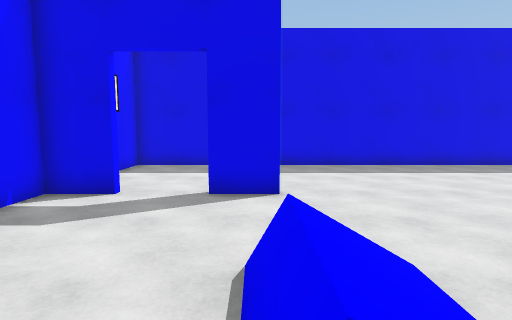
[1] (above)

13 first-person views from a walk through a 3-D level made in the Unity game engine. The camera is 1.4 m above the floor, tilts 6° down and sees 80° across. Doors are open. The floor is counted in squares, 1 m on a side. Each view is taken from the middle of a square. On the plan, view 1 faces up. The plan holds only what a view shows up to about 14 squares ahead; the rest is blank. The player is left out.

[2]
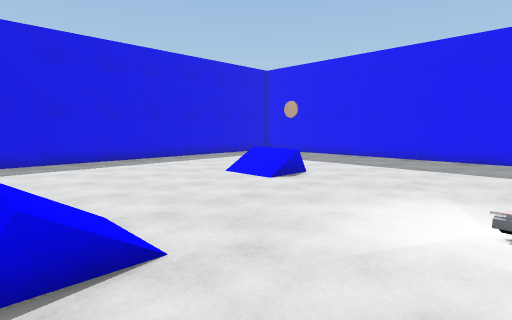

[3]
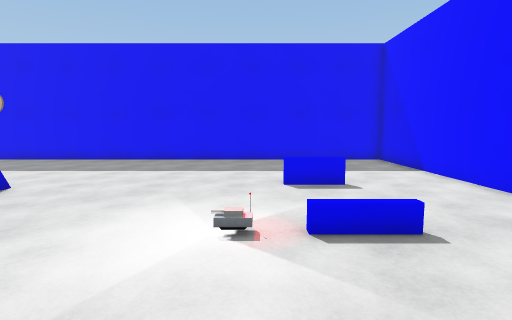

[4]
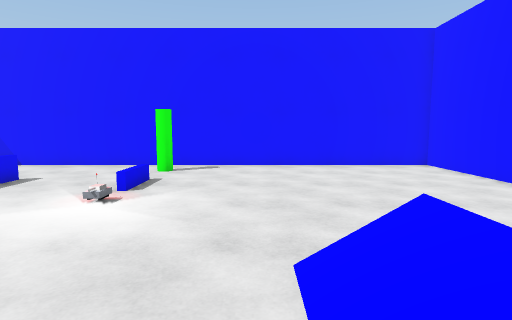

[5]
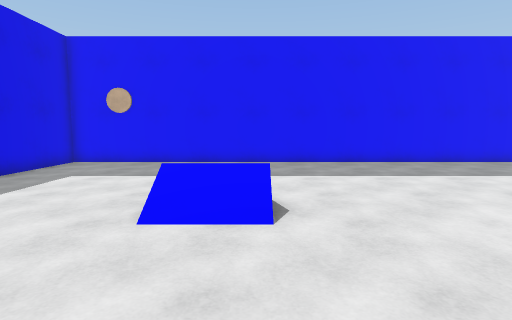

[6]
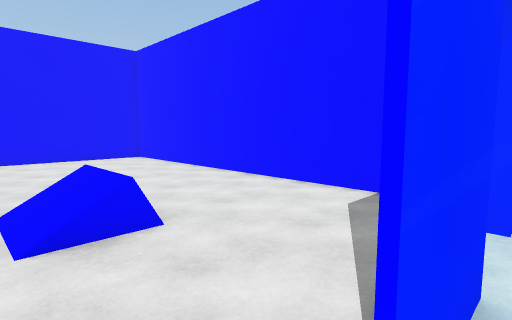

[7]
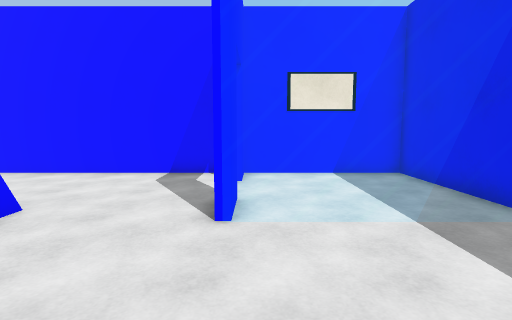

[8]
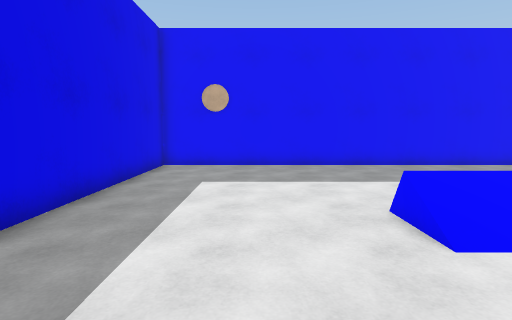

[9]
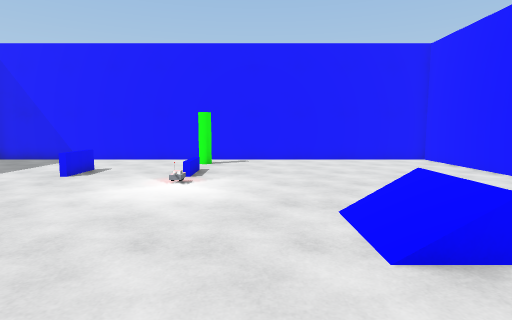

[10]
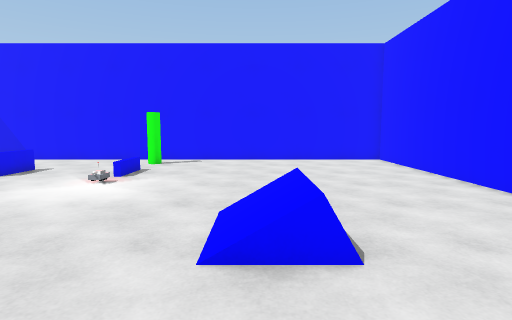

[11]
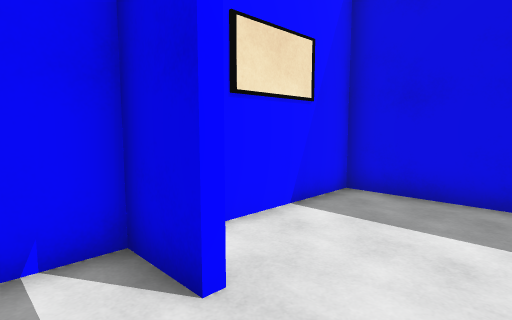

[12]
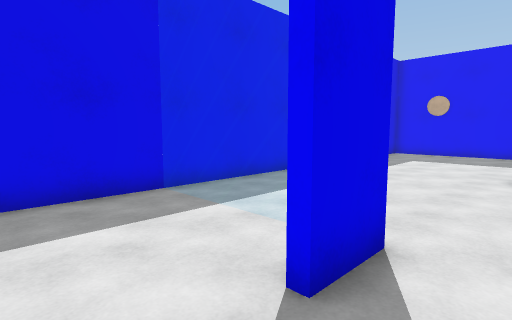

[13]
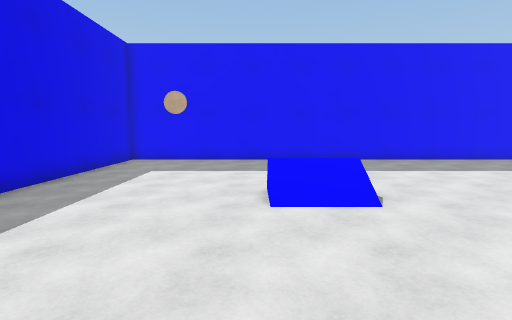

### Floor plan
Key: @ floor where view 1 was taken; # wall or solid block; . floor; / step, stairs or slope; D open door; = window, fence, low wall or low ledge; O other object.
Columns run from 5 left of view 1 to 15 right of it. Each row starts with its distance up from view 1.
 12 #####################
 11 #....=..............#
 10 #....=..............#
  9 #....=..............#
  8 #....=..............#
  7 #.DDD=..............#
  6 ###D##..............#
  5 #...........  ......#
  4 #...........OO......#
  3 #....O/.............#
  2 #..../ .............#
  1 #....//.............#
  0 #....@..............#
 -1 #...................#
 -2 #...................#
 -3 #.........O...=.....#
 -4 #.........O...=.....#
 -5 #...................#
 -6 #.........O.........#
 -7 #...................#
 -8 #####################

Where each view was taken, in squares from view 1:
view 1: 0 up, 0 right, facing up
view 2: 2 down, 0 right, facing up-right
view 3: 2 down, 1 right, facing right
view 4: 4 up, 2 right, facing down
view 5: 4 up, 2 right, facing right
view 6: 7 up, 2 right, facing down-left
view 7: 7 up, 5 right, facing left
view 8: 8 up, 3 right, facing right
view 9: 6 up, 3 right, facing down
view 10: 6 up, 1 right, facing down
view 11: 5 up, 1 left, facing up-left
view 12: 5 up, 3 left, facing up-right
view 13: 6 up, 1 right, facing right
